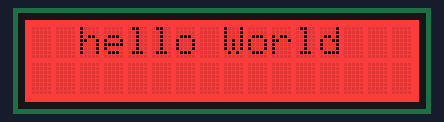
The program below on a simulated MicroPython board. Shown: 16×2 character LCD.

Above: at 0.1 s.
At 0.7 s:
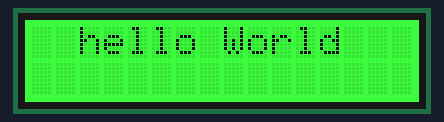
At 1.2 s:
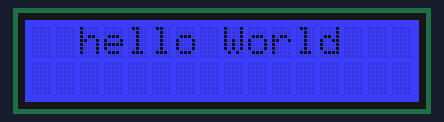

Measured:
- by itself, everything shown: repeats every 1.5 s, in 4 steps
- what the display in image 0 shows lasts 0.5 s, from 0.1 s to 0.6 s

The program:

driver_lcd_i2c.py
```python
# (c) 2019 Christophe Gueneau
from machine import Pin, I2C
import time

i2c = I2C(scl=Pin(4), sda=Pin(5), freq=20000)      # crée un objet I2C

class GroveLcd_RGB():
    def __init__(self):

        # initialisation
        self.set_register(0x00, 0)
        self.set_register(0x01, 0)

        # toutes les Leds controllées par PWM
        self.set_register(0x08, 0xAA)

        # attente initialisation après mise sous tension
        time.sleep_ms(50)

        # envoi configuration afficheur 2 lignes
        self.cmd(0x20 | 0x04 | 0x08)
        time.sleep_us(4500)
        self.cmd(0x20 | 0x04 | 0x08)
        time.sleep_us(150)
        self.cmd(0x20 | 0x04 | 0x08)
        self.cmd(0x20 | 0x04 | 0x08)

        # allumage afficheur
        self.disp_ctrl = 0x04 | 0x00 | 0x00
        self.display1(True)
        self.clear()
        self.disp_mode = 0x02 | 0x00
        self.cmd(0x04 | self.disp_mode)

    def set_register(self, reg, val):
        val = bytes((reg, val))
        i2c.writeto(0x62, val)

    def color(self, r, g, b):
        self.set_register(0x04, r)
        self.set_register(0x03, g)
        self.set_register(0x02, b)

    def cmd(self, command):
        assert command >= 0 and command < 256
        val = bytes((0x80, command))
        i2c.writeto(0x3e, val)

    def write_char(self, c):
        assert c >= 0 and c < 256
        val = bytes((0x40, c))
        i2c.writeto(0x3e, val)

    def write(self, text):
        text = str(text)
        for char in text:
            self.write_char(ord(char))

    def setCursor(self, col, row):
        col = (col | 0x80) if row == 0 else (col | 0xc0)
        self.cmd(col)

    def display1(self, state):
        if state:
            self.disp_ctrl |= 0x04
            self.cmd(0x08  | self.disp_ctrl)
        else:
            self.disp_ctrl &= ~0x04
            self.cmd(0x08  | self.disp_ctrl)

    def clear(self):
        self.cmd(0x01)
        time.sleep_ms(2)

if __name__ == '__main__':

    lcd = GroveLcd_RGB()
    while True:
        # affichage
        lcd.clear()
        lcd.setCursor(2, 0)
        lcd.write('hello World')

        # couleur
        lcd.color(255, 0, 0)
        time.sleep_ms(500)
        lcd.color(0, 255, 0)
        time.sleep_ms(500)
        lcd.color(0, 0, 255)
        time.sleep_ms(500)
```
